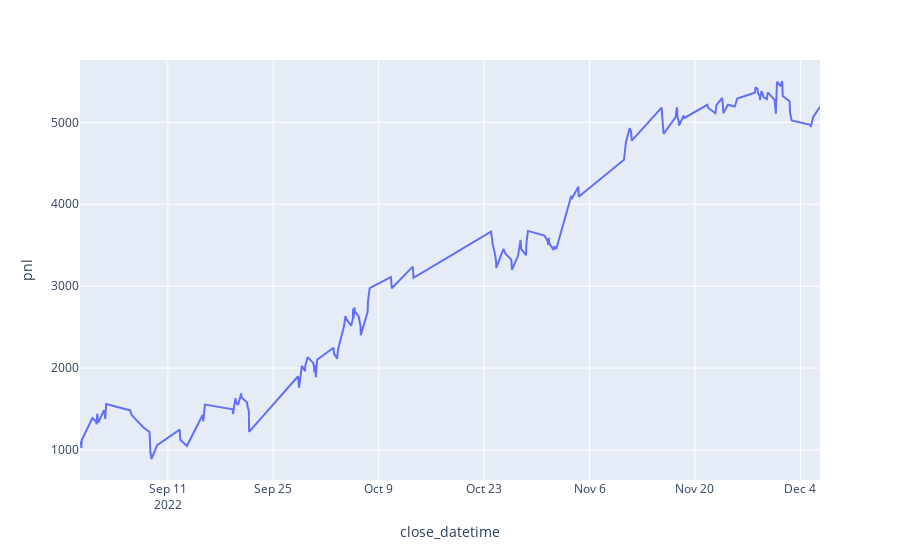

Notebook code for this chart:
### Code cell
px.line(result, x='close_datetime', y='pnl')

### Figure 1 — Plotly figure (JSON) as saved in the notebook; plotly's stock layout.template omitted (floating-point values rounded to 4 significant figures; data arrays with more than 128 entries replaced by an {"elided": "..."} marker saying what was removed)
{"data": [{"hovertemplate": "close_datetime=%{x}<br>pnl=%{y}<extra></extra>", "legendgroup": "", "line": {"color": "#636efa", "dash": "solid"}, "marker": {"symbol": "circle"}, "mode": "lines", "name": "", "orientation": "v", "showlegend": false, "type": "scatter", "x": {"elided": "179 str values"}, "xaxis": "x", "y": {"elided": "179 float values"}, "yaxis": "y"}], "layout": {"legend": {"tracegroupgap": 0}, "margin": {"t": 60}, "xaxis": {"anchor": "y", "domain": [0, 1], "title": {"text": "close_datetime"}}, "yaxis": {"anchor": "x", "domain": [0, 1], "title": {"text": "pnl"}}}}
